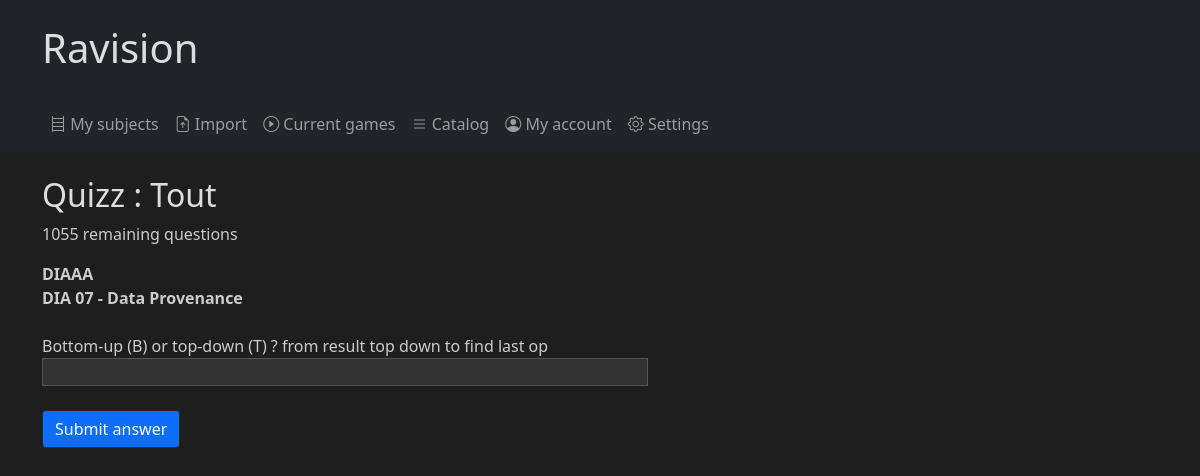
Screenshot of /quizz/game/3/ (signed in) with the database file from the repository.
### quizz/models.py (models this page shows, shortened)
class Quizz(models.Model):
    name = models.CharField(max_length = 255,default="")
    questions = models.ManyToManyField(Question, related_name='quizz_questions')
    mode = models.ForeignKey(QuizzMode, on_delete=models.CASCADE, default=1)
    hints = models.BooleanField(default=True)
    current_question = models.ForeignKey(Question, on_delete=models.SET_NULL, null=True, default=None, related_name='current_question')
    private = models.BooleanField(default=False)
    user = models.ForeignKey(User, on_delete=models.CASCADE, null=True)

class Question(models.Model):
    answer = models.CharField(max_length=255, default="")
    question = models.CharField(max_length=511, default="")
    lecture = models.ForeignKey(Lecture, on_delete=models.CASCADE, default=1)
    user = models.ForeignKey(User, on_delete=models.CASCADE, null=True)

class Lecture(models.Model):
    name = models.CharField(max_length=255, default="")
    subject = models.ForeignKey(Subject, on_delete=models.CASCADE, default=1)
    user = models.ForeignKey(User, on_delete=models.CASCADE, null=True)

class Subject(models.Model):
    private = models.BooleanField(default=False)
    name = models.CharField(max_length = 255,default="")
    short_name = models.CharField(max_length = 3,default="",unique=True)
    user = models.ForeignKey(User, on_delete=models.CASCADE, null=True)

### quizz/views.py (the view, shortened to what this page needs)
# urls.py: path('game/<int:id>/', views.game, name='game'),
def game(request, id):
    quizz = get_object_or_404(Quizz, pk=id)
    if quizz.questions.exists():
        if not quizz.current_question:
            quizz.current_question = random.choice(quizz.questions.all())
    else:
        quizz.delete()
        return render(request, 'quizz/game_end.html')
    quizz.save()
    return render(request,
        'quizz/game.html', {
        'quizz': quizz,
        'count': quizz.questions.count(),
        'question': quizz.current_question,
        'hint': hide(quizz.current_question.answer)
    })

### quizz/utils.py (called while the page is built)
def hide(sentence):
    mots = sentence.split()
    resultat = []
    for mot in mots:
        mot_formate = mot
        if mot.lower() not in mots_conserves:
            mot_formate = ''.join(['_' if c.isalnum() else c for c in mot])
        resultat.append(mot_formate)
    return ' '.join(resultat)

### quizz/templates/quizz/game.html (shortened to what this page needs)
{% extends 'quizz/base.html' %}
{% load i18n %}
{% block content %}
<h2>{%trans "Quizz"%} : {{quizz.name}}</h2>
<p>{{ count }} {%trans "remaining questions"%}</p>
<form method="post">
    <strong>{{ question.lecture.subject.name }}<br/>
    {{ question.lecture.name }}</strong><br/><br/>
    {{ question.question }}<br />
    <input type="text" id="answer" name="answer" size="60"><br /><br />
    <button type="submit" class="btn btn-primary" name="action" value="attempt">{%trans "Submit answer"%}</button>
</form>
{% endblock %}

### quizz/static/quizz/style.css (style rules this page uses)
body.dark-mode { background-color: #1e1e1e; color: #ccc; }
body.dark-mode .btn { border: 1px solid #2a2a2a; }
body.dark-mode input, body.dark-mode textarea, body.dark-mode select { background-color: #333; color: #ccc; border: 1px solid #555; }
body.dark-mode h1, body.dark-mode h2, body.dark-mode h3, body.dark-mode h4, body.dark-mode h5, body.dark-mode h6 { color: #ddd; }

### rows the page displays
Quizz: name "Tout"
Question: lecture.subject.name "DIAAA", lecture.name "DIA 07 - Data Provenance", question "Bottom-up (B) or top-down (T) ? from result top down to find last op"

### other values shown
{{ count }} "1055"
